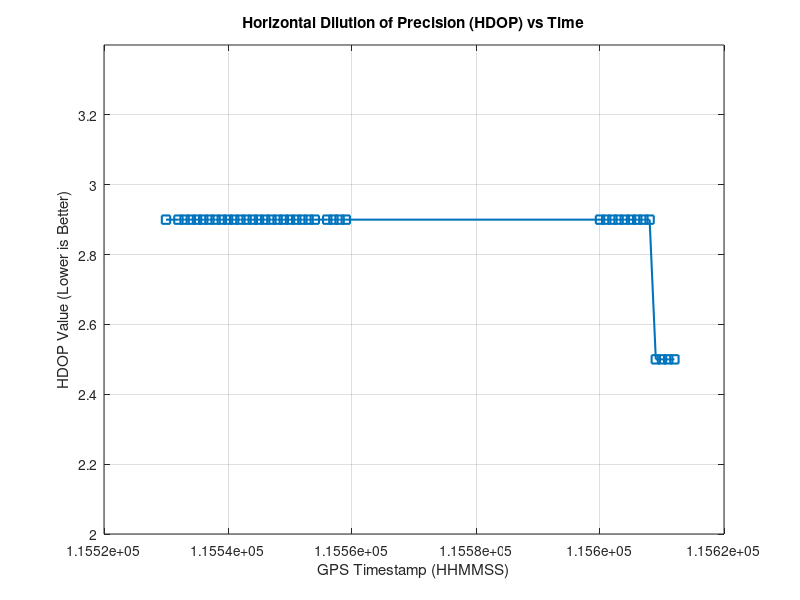

The MATLAB script that drew this image:
%% Graph 2: HDOP vs Time
clear; clc;

timestamps = [115530, 115532, 115533, 115534, 115535, 115536, 115537, 115538, ...
              115539, 115540, 115541, 115542, 115543, 115544, 115545, 115546, ...
              115547, 115548, 115549, 115550, 115551, 115552, 115553, 115554, ...
              115556, 115557, 115558, 115559, 115600, 115601, 115602, 115603, ...
              115604, 115605, 115606, 115607, 115608, 115609, 115610, 115611, 115612];

hdop = [2.9, 2.9, 2.9, 2.9, 2.9, 2.9, 2.9, 2.9, 2.9, 2.9, 2.9, 2.9, 2.9, 2.9, 2.9, 2.9, ...
        2.9, 2.9, 2.9, 2.9, 2.9, 2.9, 2.9, 2.9, 2.9, 2.9, 2.9, 2.9, 2.9, 2.9, 2.9, 2.9, ...
        2.9, 2.9, 2.9, 2.9, 2.9, 2.5, 2.5, 2.5, 2.5];

figure('Color', [1 1 1]);
plot(timestamps, hdop, '-s', 'LineWidth', 1.5, 'Color', [0 0.45 0.74]);
grid on;
title('Horizontal Dilution of Precision (HDOP) vs Time');
xlabel('GPS Timestamp (HHMMSS)');
ylabel('HDOP Value (Lower is Better)');
ylim([min(hdop)-0.5, max(hdop)+0.5]);
